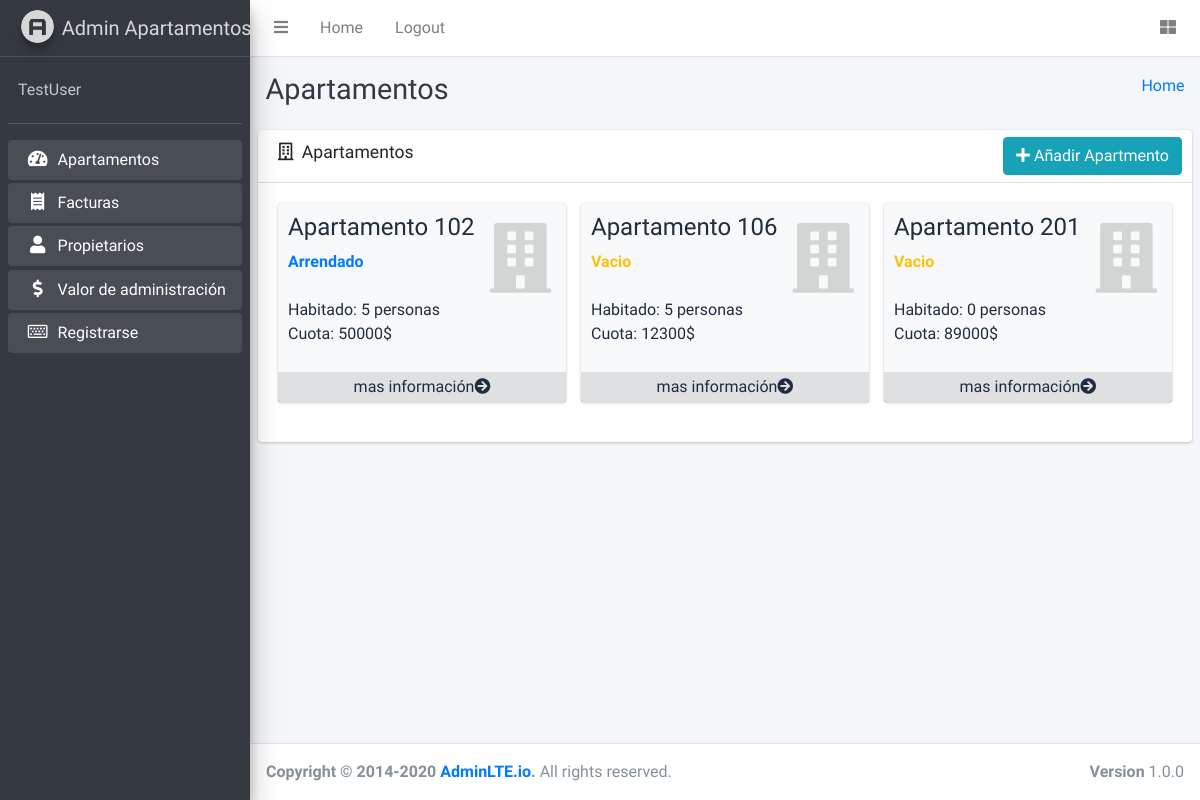
/index.php (signed in), run on the app's committed database.
### tables this page shows
CREATE TABLE `apartamentos` (
  `id_apartamento` int(11) NOT NULL,
  `valor_cuota` int(11) NOT NULL,
  `id_administracion` int(11) NOT NULL,
  `numero_apartamento` int(11) NOT NULL,
  `numero_personas` int(11) NOT NULL,
  `arrendado` int(11) DEFAULT NULL,
  `estado` bit(1) NOT NULL DEFAULT b'0'
);

### Model/DB.php (called while the page is built, shortened)
<?php
class DB
{
    public $usuarioDB="root";
    public $contrasenaDB="";
    public function conectarDB(){
        try{
            $datosDB="mysql:host=localhost;dbname=sistemaapartamentos";
            $conexionDB = new PDO($datosDB,$this->usuarioDB,$this->contrasenaDB);
            return($conexionDB);
        }
        catch(PDOException $e){
            throw new Exception('No se ha podido conectar a la base de datos');
        }
    }
    public function getData ($consultaSQL){
        try{
            $conexionDB=$this->conectarDB();
            $consultarDatos = $conexionDB->prepare($consultaSQL);
            $consultarDatos->setFetchMode(PDO::FETCH_ASSOC);
            $resultado = $consultarDatos->execute();
            return $consultarDatos->fetchAll();
        }
        catch(PDOException $e){
            throw new Exception('Ha ocurrido un error durante al tratar de trater la informacion de la base de datos');
        }
    }
}
?>

### index.php (the view, shortened to what this page needs)
<?php
require_once('layouts/header.php');
require_once('model/DB.php');
  $db = new DB();
  $db->conectarDB();
  $sql = 'SELECT*FROM apartamentos A INNER JOIN administracion AD ON AD.id_administracion=A.id_administracion WHERE A.estado=1';
  $apartments = $db->getData($sql);
?>
<div class="content-wrapper">
  <div class="content-header">
    <div class="container-fluid">
      <div class="row mb-2">
        <div class="col-sm-6">
          <h1 class="m-0 text-dark">Apartamentos</h1>
        </div>
        <div class="col-sm-6">
          <ol class="breadcrumb float-sm-right">
            <li class="breadcrumb-item"><a href="#">Home</a></li>
          </ol>
        </div>
      </div>
    </div>
  </div>
  <section class="content">
  <div class="card ">
    <div class="card-header">
      <h3 class="card-title">
        <i class="far fa-building mr-1"></i>
        Apartamentos
      </h3>
      <div class="card-tools">
      <ul class="nav nav-pills ml-auto">
        <li class="nav-item">
          <button class="btn btn-info" data-toggle="modal" data-target="#modal-add"><i class="fas fa-plus"></i> Añadir Apartmento</button>
        </li>
      </ul>
      </div>
    </div>
    <div class="card-body">
      <div class="row">
        <?php foreach($apartments as $apartment):?>
          <?php
            $db1=new Db();
            $db1->conectarDB();
            $id_apartment = $apartment['id_apartamento'];
            $sql = "SELECT P.email,P.nombre,A.id_apartamento,A.valor_cuota,A.numero_apartamento,A.numero_personas
            ,f.id_factura,f.total,f.mora,f.fecha_creacion
            FROM factura F INNER JOIN apartamentos A ON A.id_apartamento=F.id_apartamento INNER JOIN apartamento_usuario AU ON AU.id_apartamento=A.id_apartamento INNER JOIN propietarios P ON P.id_usuario=AU.id_usuario where A.id_apartamento={$id_apartment} AND F.pago=0 AND F.estado=1";
            $facturas = $db1->getData($sql);
            $jsonFacturas = json_encode ((array) $facturas);
            $jsonApartamentos = json_encode((array) $apartment);
            ?>
          <div class="col-lg-4 col-6">
            <div class="small-box bg-light">
              <div class="inner">
                <h4>Apartamento <?php print_r($apartment['numero_apartamento']);?></h4>
                <p>
                  <?php
                    if($apartment['arrendado']==1){
                      echo("<span class='text-primary font-weight-bold'>Arrendado</span><br>");
                    }else if($apartment['arrendado']==2){
                      echo("<span class='text-primary font-weight-bold'>Dueño</span><br>");
                    }else if($apartment['arrendado']==0){
                      echo("<span class='text-warning font-weight-bold'>Vacio</span><br>");
                    }
                  ?>
                  <br>
                  Habitado: <?php echo($apartment['numero_personas']);?> personas
                  <br>
                  Cuota: <?php echo($apartment['valor_cuota']);?>$
                </p>
              </div>
              <div class="icon">
                <i class="fas fa-building"></i>
              </div>
              <a href="#" class="small-box-footer"  data-toggle="modal" data-target="#modal-detail-apartment" onclick='detailApartment(<?php print_r("{$jsonApartamentos},{$jsonFacturas}");?>)'>mas información<i class="fas fa-arrow-circle-right"></i></a>
            </div>
          </div>
        <?php endforeach;?>
      </div>
    </div>
  </div>
  </section>
</div>
<?php require_once('layouts/footer.php');?>

### layouts/header.php (shortened to what this page needs)
<!DOCTYPE html>
<html lang="en">
<head>
  <link rel="stylesheet" href="statics/plugins/fontawesome-free/css/all.min.css">
  <link rel="stylesheet" href="https://code.ionicframework.com/ionicons/2.0.1/css/ionicons.min.css">
  <link rel="stylesheet" href="statics/plugins/tempusdominus-bootstrap-4/css/tempusdominus-bootstrap-4.min.css">
  <link rel="stylesheet" href="statics/plugins/icheck-bootstrap/icheck-bootstrap.min.css">
  <link rel="stylesheet" href="statics/plugins/jqvmap/jqvmap.min.css">
  <link rel="stylesheet" href="statics/dist/css/adminlte.min.css">
  <link rel="stylesheet" href="statics/plugins/overlayScrollbars/css/OverlayScrollbars.min.css">
  <link rel="stylesheet" href="statics/plugins/daterangepicker/daterangepicker.css">
  <link rel="stylesheet" href="statics/plugins/summernote/summernote-bs4.min.css">
</head>
<body class="hold-transition sidebar-mini layout-fixed">
<div class="wrapper">
  <nav class="main-header navbar navbar-expand navbar-white navbar-light">
    <ul class="navbar-nav">
      <li class="nav-item">
        <a class="nav-link" data-widget="pushmenu" href="#" role="button"><i class="fas fa-bars"></i></a>
      </li>
      <li class="nav-item d-none d-sm-inline-block">
        <a href="index.html" class="nav-link">Home</a>
      </li>
      <li class="nav-item d-none d-sm-inline-block">
        <a href="/sistemaApartamentos/controller/logout.php" class="nav-link">Logout</a>
      </li>
    </ul>
    <ul class="navbar-nav ml-auto">
      <li class="nav-item">
        <a class="nav-link" data-widget="control-sidebar" data-slide="true" href="#" role="button">
          <i class="fas fa-th-large"></i>
        </a>
      </li>
    </ul>
  </nav>
  <aside class="main-sidebar sidebar-dark-primary elevation-4">
    <a href="index3.html" class="brand-link">
      <img src="statics/dist/img/AdminLTELogo.png" alt="AdminLTE Logo" class="brand-image img-circle elevation-3" style="opacity: .8">
      <span class="brand-text font-weight-light">Admin Apartamentos</span>
    </a>
    <div class="sidebar">
      <div class="user-panel mt-3 pb-3 mb-3 d-flex">
        <div class="info">
          <a href="#" class="d-block"><?php print_r($_SESSION['user']['username']);?></a>
        </div>
      </div>
      <nav class="mt-2">
        <ul class="nav nav-pills nav-sidebar flex-column" data-widget="treeview" role="menu" data-accordion="false">
          <li class="nav-item menu-open">
            <a href="index.php" class="nav-link">
              <i class="nav-icon fas fa-tachometer-alt"></i>
              <p>
                Apartamentos
              </p>
            </a>
          </li>
          <li class="nav-item menu-open">
            <a href="facturas.php" class="nav-link">
              <i class="nav-icon fas fa-receipt"></i>
              <p>
                Facturas
              </p>
            </a>
          </li>
          <li class="nav-item menu-open">
            <a href="propietarios.php" class="nav-link">
              <i class="nav-icon fas fa-user"></i>
              <p>
                Propietarios
              </p>
            </a>
          </li>
          <li class="nav-item menu-open">
            <a href="administracion.php" class="nav-link">
              <i class="nav-icon fas fa-dollar-sign"></i>
              <p>
                Valor de administración
              </p>
            </a>
          </li>
          <li class="nav-item menu-open">
            <a href="registrarse.php" class="nav-link">
              <i class="nav-icon far fa-keyboard"></i>
              <p>
                Registrarse
              </p>
            </a>
          </li>
        </ul>
      </nav>
    </div>
  </aside>

### layouts/footer.php (shortened to what this page needs)
<footer class="main-footer">
    <strong>Copyright &copy; 2014-2020 <a href="https://adminlte.io">AdminLTE.io</a>.</strong>
    All rights reserved.
    <div class="float-right d-none d-sm-inline-block">
      <b>Version</b> 1.0.0
    </div>
  </footer>
</div>
</body>
</html>

### data on the page
apartamentos: value "102", arrendado "Arrendado", numero_personas "5", valor_cuota "50000"
apartamentos: value "106", arrendado "Vacio", numero_personas "5", valor_cuota "12300"
apartamentos: value "201", arrendado "Vacio", numero_personas "0", valor_cuota "89000"
